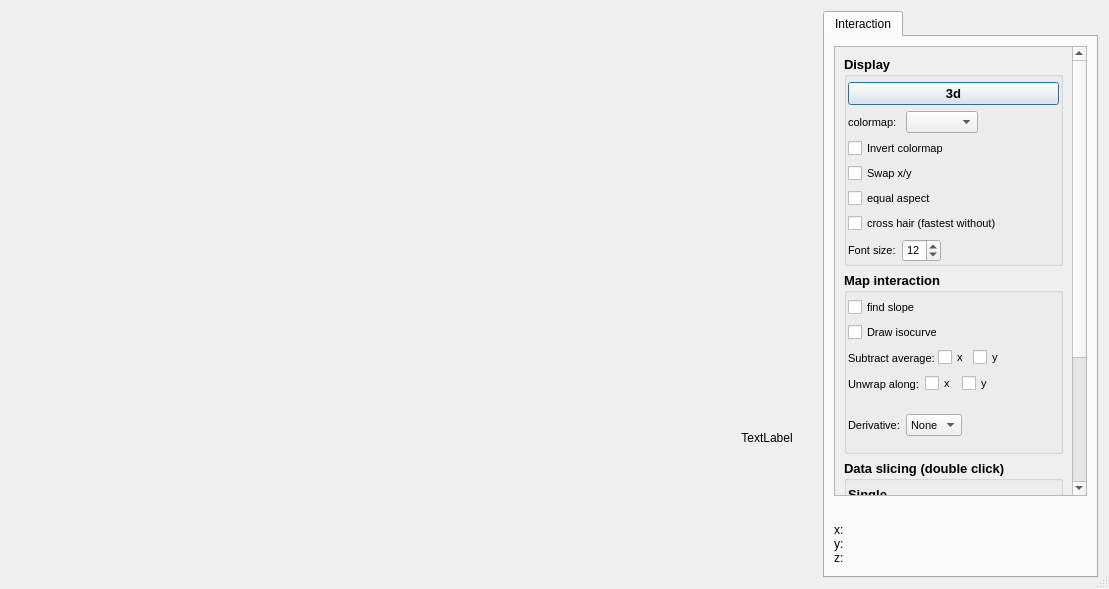
<?xml version="1.0" encoding="UTF-8"?>
<ui version="4.0">
 <class>Dialog</class>
 <widget class="QDialog" name="Dialog">
  <property name="enabled">
   <bool>true</bool>
  </property>
  <property name="geometry">
   <rect>
    <x>0</x>
    <y>0</y>
    <width>1109</width>
    <height>589</height>
   </rect>
  </property>
  <property name="windowTitle">
   <string>Dialog</string>
  </property>
  <property name="sizeGripEnabled">
   <bool>true</bool>
  </property>
  <layout class="QHBoxLayout" name="horizontalLayout_2">
   <item>
    <layout class="QHBoxLayout" name="horizontalLayout">
     <item>
      <widget class="PlotWidget" name="widget" native="true">
       <property name="minimumSize">
        <size>
         <width>700</width>
         <height>0</height>
        </size>
       </property>
       <property name="font">
        <font>
         <weight>50</weight>
         <bold>false</bold>
        </font>
       </property>
      </widget>
     </item>
     <item>
      <layout class="QVBoxLayout" name="verticalLayoutHist">
       <item>
        <widget class="HistogramLUTWidget" name="histWidget" native="true">
         <property name="minimumSize">
          <size>
           <width>100</width>
           <height>0</height>
          </size>
         </property>
         <property name="font">
          <font>
           <weight>50</weight>
           <bold>false</bold>
          </font>
         </property>
        </widget>
       </item>
       <item>
        <widget class="QLabel" name="plot2dzLabel">
         <property name="minimumSize">
          <size>
           <width>100</width>
           <height>0</height>
          </size>
         </property>
         <property name="maximumSize">
          <size>
           <width>80</width>
           <height>16777215</height>
          </size>
         </property>
         <property name="text">
          <string>TextLabel</string>
         </property>
         <property name="scaledContents">
          <bool>false</bool>
         </property>
         <property name="alignment">
          <set>Qt::AlignCenter</set>
         </property>
         <property name="wordWrap">
          <bool>true</bool>
         </property>
        </widget>
       </item>
      </layout>
     </item>
     <item>
      <widget class="QTabWidget" name="tabWidget">
       <property name="minimumSize">
        <size>
         <width>275</width>
         <height>0</height>
        </size>
       </property>
       <property name="maximumSize">
        <size>
         <width>275</width>
         <height>16777215</height>
        </size>
       </property>
       <property name="currentIndex">
        <number>0</number>
       </property>
       <widget class="QWidget" name="tabInteraction">
        <attribute name="title">
         <string>Interaction</string>
        </attribute>
        <layout class="QVBoxLayout" name="verticalLayout_4">
         <item>
          <widget class="QScrollArea" name="scrollArea">
           <property name="horizontalScrollBarPolicy">
            <enum>Qt::ScrollBarAlwaysOff</enum>
           </property>
           <property name="widgetResizable">
            <bool>true</bool>
           </property>
           <widget class="QWidget" name="scrollAreaWidgetContents">
            <property name="geometry">
             <rect>
              <x>0</x>
              <y>0</y>
              <width>232</width>
              <height>595</height>
             </rect>
            </property>
            <layout class="QVBoxLayout" name="verticalLayout_3">
             <item>
              <widget class="QGroupBox" name="groupBoxDisplay">
               <property name="font">
                <font>
                 <pointsize>10</pointsize>
                 <weight>75</weight>
                 <bold>true</bold>
                </font>
               </property>
               <property name="title">
                <string>Display</string>
               </property>
               <layout class="QVBoxLayout" name="verticalLayout">
                <property name="leftMargin">
                 <number>1</number>
                </property>
                <property name="topMargin">
                 <number>5</number>
                </property>
                <property name="rightMargin">
                 <number>1</number>
                </property>
                <property name="bottomMargin">
                 <number>1</number>
                </property>
                <item>
                 <widget class="QPushButton" name="pushButton3d">
                  <property name="text">
                   <string>3d</string>
                  </property>
                 </widget>
                </item>
                <item>
                 <layout class="QHBoxLayout" name="horizontalLayout_4">
                  <item>
                   <widget class="QLabel" name="label">
                    <property name="minimumSize">
                     <size>
                      <width>0</width>
                      <height>0</height>
                     </size>
                    </property>
                    <property name="font">
                     <font>
                      <pointsize>8</pointsize>
                      <weight>50</weight>
                      <bold>false</bold>
                     </font>
                    </property>
                    <property name="text">
                     <string>colormap: </string>
                    </property>
                   </widget>
                  </item>
                  <item>
                   <widget class="QComboBox" name="comboBoxcm">
                    <property name="minimumSize">
                     <size>
                      <width>0</width>
                      <height>0</height>
                     </size>
                    </property>
                    <property name="font">
                     <font>
                      <pointsize>8</pointsize>
                      <weight>50</weight>
                      <bold>false</bold>
                     </font>
                    </property>
                   </widget>
                  </item>
                  <item>
                   <spacer name="horizontalSpacer_2">
                    <property name="orientation">
                     <enum>Qt::Horizontal</enum>
                    </property>
                    <property name="sizeHint" stdset="0">
                     <size>
                      <width>40</width>
                      <height>20</height>
                     </size>
                    </property>
                   </spacer>
                  </item>
                 </layout>
                </item>
                <item>
                 <widget class="QCheckBox" name="checkBoxInvert">
                  <property name="font">
                   <font>
                    <pointsize>8</pointsize>
                    <weight>50</weight>
                    <bold>false</bold>
                   </font>
                  </property>
                  <property name="text">
                   <string>Invert colormap</string>
                  </property>
                 </widget>
                </item>
                <item>
                 <widget class="QCheckBox" name="checkBoxSwapxy">
                  <property name="font">
                   <font>
                    <pointsize>8</pointsize>
                    <weight>50</weight>
                    <bold>false</bold>
                   </font>
                  </property>
                  <property name="text">
                   <string>Swap x/y</string>
                  </property>
                 </widget>
                </item>
                <item>
                 <widget class="QCheckBox" name="checkBoxAspectEqual">
                  <property name="font">
                   <font>
                    <pointsize>8</pointsize>
                    <weight>50</weight>
                    <bold>false</bold>
                   </font>
                  </property>
                  <property name="text">
                   <string>equal aspect</string>
                  </property>
                 </widget>
                </item>
                <item>
                 <widget class="QCheckBox" name="checkBoxCrossHair">
                  <property name="font">
                   <font>
                    <pointsize>8</pointsize>
                    <weight>50</weight>
                    <bold>false</bold>
                   </font>
                  </property>
                  <property name="text">
                   <string>cross hair (fastest without)</string>
                  </property>
                  <property name="checked">
                   <bool>false</bool>
                  </property>
                 </widget>
                </item>
                <item>
                 <layout class="QHBoxLayout" name="horizontalLayoutFontSize">
                  <item>
                   <widget class="QLabel" name="labelSpinBox">
                    <property name="font">
                     <font>
                      <pointsize>8</pointsize>
                      <weight>50</weight>
                      <bold>false</bold>
                     </font>
                    </property>
                    <property name="text">
                     <string>Font size:</string>
                    </property>
                   </widget>
                  </item>
                  <item>
                   <widget class="QSpinBox" name="spinBoxFontSize">
                    <property name="font">
                     <font>
                      <pointsize>8</pointsize>
                      <weight>50</weight>
                      <bold>false</bold>
                     </font>
                    </property>
                    <property name="value">
                     <number>12</number>
                    </property>
                   </widget>
                  </item>
                  <item>
                   <spacer name="horizontalSpacer">
                    <property name="orientation">
                     <enum>Qt::Horizontal</enum>
                    </property>
                    <property name="sizeHint" stdset="0">
                     <size>
                      <width>40</width>
                      <height>20</height>
                     </size>
                    </property>
                   </spacer>
                  </item>
                 </layout>
                </item>
               </layout>
              </widget>
             </item>
             <item>
              <widget class="QGroupBox" name="groupBoxInteraction">
               <property name="font">
                <font>
                 <pointsize>10</pointsize>
                 <weight>75</weight>
                 <bold>true</bold>
                </font>
               </property>
               <property name="title">
                <string>Map interaction</string>
               </property>
               <layout class="QVBoxLayout" name="verticalLayout_5">
                <property name="leftMargin">
                 <number>1</number>
                </property>
                <property name="topMargin">
                 <number>5</number>
                </property>
                <property name="rightMargin">
                 <number>1</number>
                </property>
                <property name="bottomMargin">
                 <number>1</number>
                </property>
                <item>
                 <layout class="QHBoxLayout" name="horizontalLayoutFindSlope">
                  <item>
                   <widget class="QCheckBox" name="checkBoxFindSlope">
                    <property name="font">
                     <font>
                      <pointsize>8</pointsize>
                      <weight>50</weight>
                      <bold>false</bold>
                     </font>
                    </property>
                    <property name="text">
                     <string>find slope</string>
                    </property>
                   </widget>
                  </item>
                 </layout>
                </item>
                <item>
                 <widget class="QCheckBox" name="checkBoxDrawIsoCurve">
                  <property name="font">
                   <font>
                    <pointsize>8</pointsize>
                    <weight>50</weight>
                    <bold>false</bold>
                   </font>
                  </property>
                  <property name="text">
                   <string>Draw isocurve</string>
                  </property>
                 </widget>
                </item>
                <item>
                 <layout class="QHBoxLayout" name="horizontalLayout_6">
                  <property name="spacing">
                   <number>0</number>
                  </property>
                  <item>
                   <widget class="QLabel" name="label_7">
                    <property name="minimumSize">
                     <size>
                      <width>0</width>
                      <height>0</height>
                     </size>
                    </property>
                    <property name="maximumSize">
                     <size>
                      <width>16777215</width>
                      <height>16777215</height>
                     </size>
                    </property>
                    <property name="font">
                     <font>
                      <pointsize>8</pointsize>
                      <weight>50</weight>
                      <bold>false</bold>
                     </font>
                    </property>
                    <property name="text">
                     <string>Subtract average: </string>
                    </property>
                   </widget>
                  </item>
                  <item>
                   <widget class="QCheckBox" name="checkBoxSubtractAverageX">
                    <property name="minimumSize">
                     <size>
                      <width>35</width>
                      <height>0</height>
                     </size>
                    </property>
                    <property name="maximumSize">
                     <size>
                      <width>30</width>
                      <height>16777215</height>
                     </size>
                    </property>
                    <property name="font">
                     <font>
                      <pointsize>8</pointsize>
                      <weight>50</weight>
                      <bold>false</bold>
                     </font>
                    </property>
                    <property name="text">
                     <string>x</string>
                    </property>
                   </widget>
                  </item>
                  <item>
                   <widget class="QCheckBox" name="checkBoxSubtractAverageY">
                    <property name="minimumSize">
                     <size>
                      <width>35</width>
                      <height>0</height>
                     </size>
                    </property>
                    <property name="maximumSize">
                     <size>
                      <width>30</width>
                      <height>16777215</height>
                     </size>
                    </property>
                    <property name="font">
                     <font>
                      <pointsize>8</pointsize>
                      <weight>50</weight>
                      <bold>false</bold>
                     </font>
                    </property>
                    <property name="text">
                     <string>y</string>
                    </property>
                   </widget>
                  </item>
                  <item>
                   <spacer name="horizontalSpacer_3">
                    <property name="orientation">
                     <enum>Qt::Horizontal</enum>
                    </property>
                    <property name="sizeHint" stdset="0">
                     <size>
                      <width>40</width>
                      <height>20</height>
                     </size>
                    </property>
                   </spacer>
                  </item>
                 </layout>
                </item>
                <item>
                 <layout class="QHBoxLayout" name="horizontalLayout_11">
                  <item>
                   <widget class="QLabel" name="label_2">
                    <property name="font">
                     <font>
                      <pointsize>8</pointsize>
                      <weight>50</weight>
                      <bold>false</bold>
                     </font>
                    </property>
                    <property name="text">
                     <string>Unwrap along:</string>
                    </property>
                   </widget>
                  </item>
                  <item>
                   <widget class="QCheckBox" name="checkBoxUnwrapX">
                    <property name="font">
                     <font>
                      <pointsize>8</pointsize>
                      <weight>50</weight>
                      <bold>false</bold>
                     </font>
                    </property>
                    <property name="text">
                     <string>x</string>
                    </property>
                   </widget>
                  </item>
                  <item>
                   <widget class="QCheckBox" name="checkBoxUnwrapY">
                    <property name="font">
                     <font>
                      <pointsize>8</pointsize>
                      <weight>50</weight>
                      <bold>false</bold>
                     </font>
                    </property>
                    <property name="text">
                     <string>y</string>
                    </property>
                   </widget>
                  </item>
                  <item>
                   <spacer name="horizontalSpacer_5">
                    <property name="orientation">
                     <enum>Qt::Horizontal</enum>
                    </property>
                    <property name="sizeHint" stdset="0">
                     <size>
                      <width>40</width>
                      <height>20</height>
                     </size>
                    </property>
                   </spacer>
                  </item>
                 </layout>
                </item>
                <item>
                 <layout class="QHBoxLayout" name="horizontalLayout_7">
                  <item>
                   <widget class="QLabel" name="label_8">
                    <property name="minimumSize">
                     <size>
                      <width>0</width>
                      <height>50</height>
                     </size>
                    </property>
                    <property name="maximumSize">
                     <size>
                      <width>125</width>
                      <height>16777215</height>
                     </size>
                    </property>
                    <property name="font">
                     <font>
                      <pointsize>8</pointsize>
                      <weight>50</weight>
                      <bold>false</bold>
                     </font>
                    </property>
                    <property name="text">
                     <string>Derivative:</string>
                    </property>
                   </widget>
                  </item>
                  <item>
                   <widget class="QComboBox" name="comboBoxDerivative">
                    <property name="font">
                     <font>
                      <pointsize>8</pointsize>
                      <weight>50</weight>
                      <bold>false</bold>
                     </font>
                    </property>
                    <item>
                     <property name="text">
                      <string>None</string>
                     </property>
                    </item>
                   </widget>
                  </item>
                  <item>
                   <spacer name="horizontalSpacer_4">
                    <property name="orientation">
                     <enum>Qt::Horizontal</enum>
                    </property>
                    <property name="sizeHint" stdset="0">
                     <size>
                      <width>40</width>
                      <height>20</height>
                     </size>
                    </property>
                   </spacer>
                  </item>
                 </layout>
                </item>
               </layout>
              </widget>
             </item>
             <item>
              <widget class="QGroupBox" name="groupBoxSlicing">
               <property name="font">
                <font>
                 <pointsize>10</pointsize>
                 <weight>75</weight>
                 <bold>true</bold>
                </font>
               </property>
               <property name="title">
                <string>Data slicing (double click)</string>
               </property>
               <layout class="QVBoxLayout" name="verticalLayout_6">
                <property name="leftMargin">
                 <number>1</number>
                </property>
                <property name="topMargin">
                 <number>5</number>
                </property>
                <property name="rightMargin">
                 <number>1</number>
                </property>
                <property name="bottomMargin">
                 <number>1</number>
                </property>
                <item>
                 <widget class="QGroupBox" name="groupBoxSlicingSingle">
                  <property name="title">
                   <string>Single</string>
                  </property>
                  <layout class="QHBoxLayout" name="horizontalLayout_8">
                   <item>
                    <layout class="QHBoxLayout" name="horizontalLayout_5">
                     <item>
                      <widget class="QRadioButton" name="radioButtonSliceSingleHorizontal">
                       <property name="font">
                        <font>
                         <pointsize>8</pointsize>
                         <weight>50</weight>
                         <bold>false</bold>
                        </font>
                       </property>
                       <property name="text">
                        <string>horizontal</string>
                       </property>
                       <property name="checked">
                        <bool>false</bool>
                       </property>
                       <attribute name="buttonGroup">
                        <string notr="true">buttonGroupSlicing</string>
                       </attribute>
                      </widget>
                     </item>
                     <item>
                      <widget class="QRadioButton" name="radioButtonSliceSingleVertical">
                       <property name="font">
                        <font>
                         <pointsize>8</pointsize>
                         <weight>50</weight>
                         <bold>false</bold>
                        </font>
                       </property>
                       <property name="text">
                        <string>vertical</string>
                       </property>
                       <property name="checked">
                        <bool>true</bool>
                       </property>
                       <attribute name="buttonGroup">
                        <string notr="true">buttonGroupSlicing</string>
                       </attribute>
                      </widget>
                     </item>
                    </layout>
                   </item>
                  </layout>
                 </widget>
                </item>
                <item>
                 <widget class="QGroupBox" name="groupBoxSlicingAveraged">
                  <property name="title">
                   <string>Averaged</string>
                  </property>
                  <layout class="QHBoxLayout" name="horizontalLayout_9">
                   <item>
                    <layout class="QHBoxLayout" name="horizontalLayout_10">
                     <item>
                      <widget class="QRadioButton" name="radioButtonSliceAveragedHorizontal">
                       <property name="font">
                        <font>
                         <pointsize>8</pointsize>
                         <weight>50</weight>
                         <bold>false</bold>
                        </font>
                       </property>
                       <property name="text">
                        <string>horizontal</string>
                       </property>
                       <property name="checked">
                        <bool>false</bool>
                       </property>
                       <attribute name="buttonGroup">
                        <string notr="true">buttonGroupSlicing</string>
                       </attribute>
                      </widget>
                     </item>
                     <item>
                      <widget class="QRadioButton" name="radioButtonSliceAveragedVertical">
                       <property name="font">
                        <font>
                         <pointsize>8</pointsize>
                         <weight>50</weight>
                         <bold>false</bold>
                        </font>
                       </property>
                       <property name="text">
                        <string>vertical</string>
                       </property>
                       <property name="checked">
                        <bool>false</bool>
                       </property>
                       <attribute name="buttonGroup">
                        <string notr="true">buttonGroupSlicing</string>
                       </attribute>
                      </widget>
                     </item>
                    </layout>
                   </item>
                  </layout>
                 </widget>
                </item>
               </layout>
              </widget>
             </item>
             <item>
              <widget class="QGroupBox" name="groupBoxExtraction">
               <property name="font">
                <font>
                 <pointsize>10</pointsize>
                 <weight>75</weight>
                 <bold>true</bold>
                </font>
               </property>
               <property name="title">
                <string>Extraction</string>
               </property>
               <layout class="QVBoxLayout" name="verticalLayout_7">
                <property name="leftMargin">
                 <number>1</number>
                </property>
                <property name="topMargin">
                 <number>5</number>
                </property>
                <property name="rightMargin">
                 <number>1</number>
                </property>
                <property name="bottomMargin">
                 <number>1</number>
                </property>
                <item>
                 <layout class="QHBoxLayout" name="horizontalLayout_3">
                  <item>
                   <widget class="QCheckBox" name="checkBoxMinimum">
                    <property name="font">
                     <font>
                      <pointsize>8</pointsize>
                      <weight>50</weight>
                      <bold>false</bold>
                     </font>
                    </property>
                    <property name="text">
                     <string>minimum</string>
                    </property>
                   </widget>
                  </item>
                  <item>
                   <widget class="QCheckBox" name="checkBoxMaximum">
                    <property name="font">
                     <font>
                      <pointsize>8</pointsize>
                      <weight>50</weight>
                      <bold>false</bold>
                     </font>
                    </property>
                    <property name="text">
                     <string>maximum</string>
                    </property>
                   </widget>
                  </item>
                 </layout>
                </item>
               </layout>
              </widget>
             </item>
            </layout>
           </widget>
          </widget>
         </item>
         <item>
          <layout class="QVBoxLayout" name="verticalLayout_2">
           <item>
            <widget class="QLabel" name="labelLivePlot">
             <property name="text">
              <string/>
             </property>
             <property name="textFormat">
              <enum>Qt::RichText</enum>
             </property>
            </widget>
           </item>
           <item>
            <widget class="QLabel" name="labelCoordinate">
             <property name="minimumSize">
              <size>
               <width>190</width>
               <height>45</height>
              </size>
             </property>
             <property name="maximumSize">
              <size>
               <width>16777215</width>
               <height>16777215</height>
              </size>
             </property>
             <property name="text">
              <string>&lt;html&gt;&lt;head/&gt;&lt;body&gt;&lt;p&gt;x:&lt;br/&gt;y:&lt;br/&gt;z:&lt;/p&gt;&lt;/body&gt;&lt;/html&gt;</string>
             </property>
            </widget>
           </item>
          </layout>
         </item>
        </layout>
       </widget>
      </widget>
     </item>
    </layout>
   </item>
  </layout>
 </widget>
 <customwidgets>
  <customwidget>
   <class>PlotWidget</class>
   <extends>QWidget</extends>
   <header>..ui.plotWidget</header>
   <container>1</container>
  </customwidget>
  <customwidget>
   <class>HistogramLUTWidget</class>
   <extends>QWidget</extends>
   <header>..ui.histogramLUTWidget</header>
   <container>1</container>
  </customwidget>
 </customwidgets>
 <resources/>
 <connections/>
 <buttongroups>
  <buttongroup name="buttonGroupSlicing"/>
 </buttongroups>
</ui>
